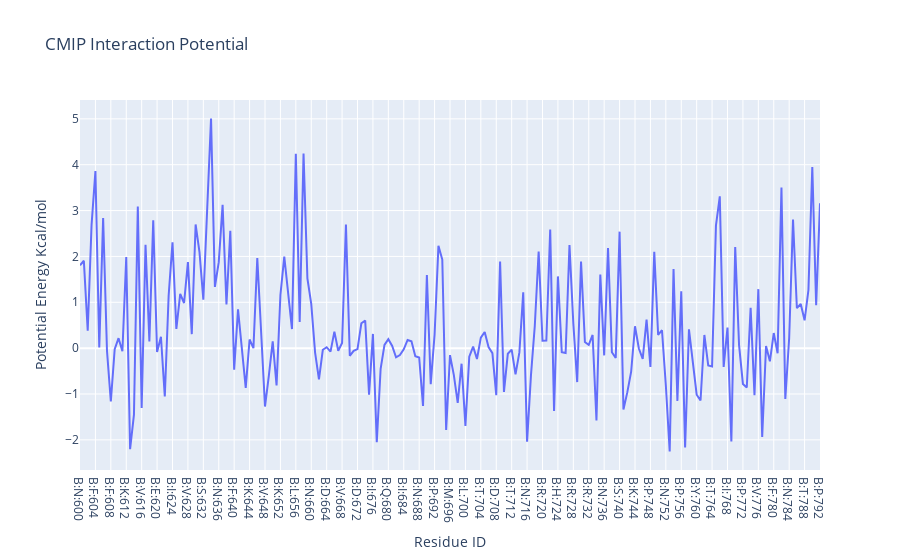

The cell this chart's notebook holds for it:
### Code cell
import plotly
import plotly.graph_objs as go
from biobb_cmip.utils.representation import get_energies_byres


res_list, energy_dict = get_energies_byres(RBD_byat_out)

plotly.offline.init_notebook_mode(connected=True)

fig = {"data": [go.Scatter(x=res_list, y=energy_dict['ES'])],
       "layout": go.Layout(title="CMIP Interaction Potential", xaxis=dict(title = "Residue ID"), 
                           yaxis=dict(title = "Potential Energy Kcal/mol"))}

plotly.offline.iplot(fig)

### Figure 1 — Plotly figure (JSON) as saved in the notebook; plotly's stock layout.template omitted (floating-point values rounded to 4 significant figures; data arrays with more than 128 entries replaced by an {"elided": "..."} marker saying what was removed)
{"data": [{"type": "scatter", "x": {"elided": "193 str values"}, "y": {"elided": "193 float values"}}], "layout": {"title": {"text": "CMIP Interaction Potential"}, "xaxis": {"title": {"text": "Residue ID"}}, "yaxis": {"title": {"text": "Potential Energy Kcal/mol"}}}}
